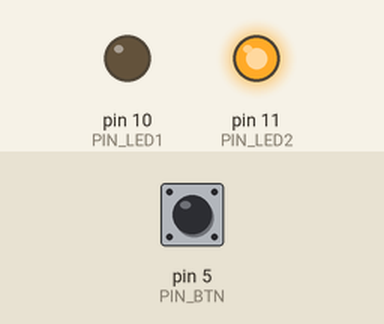
Recording of a sketch running on a simulated Arduino Uno, built with avr-gcc and run on an emulated ATmega328P. Parts: output pins drawn as LEDs (lit = HIGH). The test bench sets the inputs (shaded band); at power-on: pin 5 (PIN_BTN) LOW.

Above: at 1.2 s.
1.3 s: pin 5 (PIN_BTN) pulled HIGH for 0.15 s
At 2.5 s:
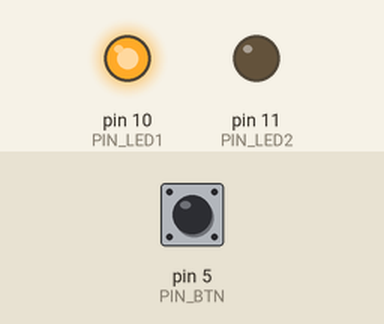
2.9 s: pin 5 (PIN_BTN) pulled HIGH for 1 s
At 3.8 s:
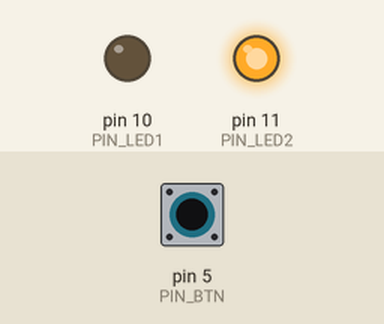
5.4 s: pin 5 (PIN_BTN) pulled HIGH for 3.2 s
At 5.7 s:
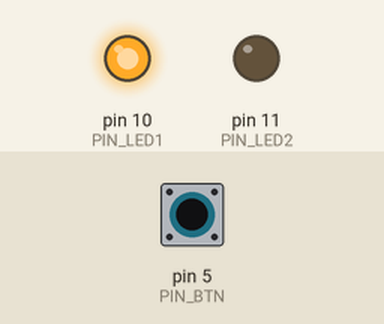
Timing chart, 0 to 8.4 s (numbered marks = the images above; inputs shaded):
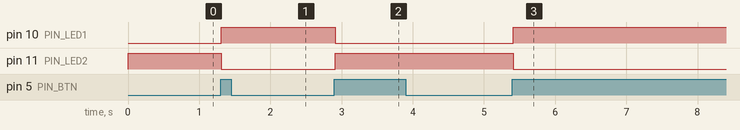

The sketch:

ledButtonToggle2.ino
```cpp
const int PIN_LED1 = 10;
const int PIN_LED2 = 11;
const int PIN_BTN = 5;
const int DEBOUNCE_DELAY = 10;

int btnVal = 0;
int btnVal_last = 0;
int ledState = 0;

void setup() {
  pinMode(PIN_LED1, OUTPUT);
  pinMode(PIN_LED2, OUTPUT);
  pinMode(PIN_BTN, INPUT);

  btnVal_last = btnVal = digitalRead(PIN_BTN);
}

void loop() {

  // read button
  btnVal = digitalRead(PIN_BTN);

  // debounce
  if (btnVal != btnVal_last)
  {
    delay(DEBOUNCE_DELAY);
    btnVal_last = btnVal = digitalRead(PIN_BTN);

    // set led state
    if (btnVal == HIGH)
    {
      ledState = 1 - ledState;
    }
  }

  // write to led
  if (ledState == 1)
  {
    digitalWrite(PIN_LED1, HIGH);
    digitalWrite(PIN_LED2, LOW);
  }
  else
  {
    digitalWrite(PIN_LED1, LOW);
    digitalWrite(PIN_LED2, HIGH);
  }
}
```

Measured:
- after the input at 1.3 s, pin 10 (PIN_LED1): LOW → HIGH at once; pin 11 (PIN_LED2): HIGH → LOW at once
- after the input at 2.9 s, pin 10 (PIN_LED1): HIGH → LOW at once; pin 11 (PIN_LED2): LOW → HIGH at once
- after the input at 5.4 s, pin 10 (PIN_LED1): LOW → HIGH at once; pin 11 (PIN_LED2): HIGH → LOW at once
